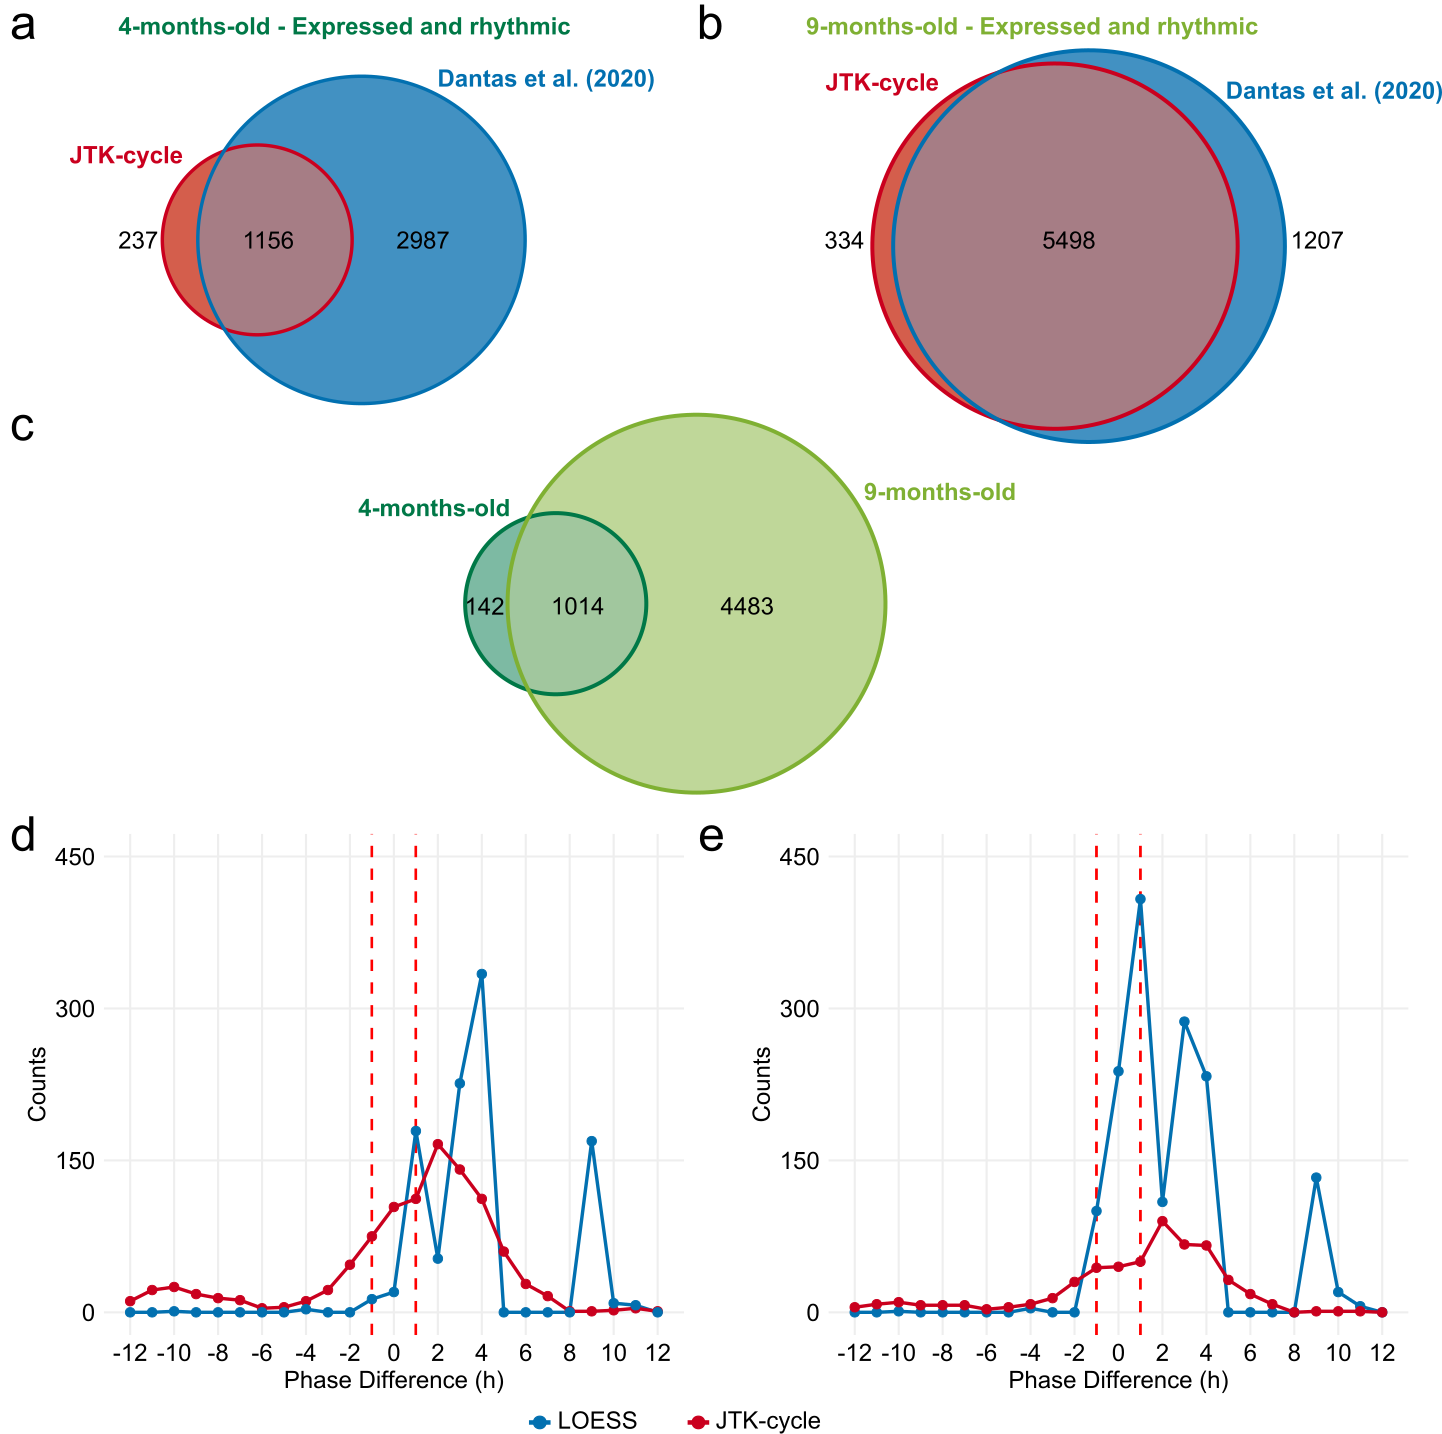

Source code (R):
library(pcaMethods)
library(ggplot2)
library(scales)
library(reshape2)
library(cowplot)
theme_set(theme_minimal_grid())
library(png)
library(grid)
library(RColorBrewer)
library(eulerr)


JTK <- "#ca0020"
Dantas20 <- "#0571b0"
JTK_fill <- "#d6604d"
Dantas20_fill <- "#4393c3"

C1 <- "#007849"
C2 <- "#82b135"
C1_fill <- "#7fbba4"
C2_fill <- "#c0d89a"

euler_JTK_C1_data  <- euler(c("A" = 237, "B" = 2987, 
                                      "A&B" = 1156))
euler_JTK_C1 <- plot(euler_JTK_C1_data, 
                             lex = 4,
                             labels = c("JTK-cycle", "Dantas et al. 2020"), 
                             fill_alpha = 0.5,
                             #main = "rhythmic",
                             col = c(JTK, Dantas20),
                             border = c(JTK, Dantas20),
                             quantities = TRUE,
                             fill = c(JTK_fill, Dantas20_fill)
)
euler_JTK_C1


euler_JTK_C2_data  <- euler(c("A" = 334, "B" = 1207, 
                              "A&B" = 5498))
euler_JTK_C2 <- plot(euler_JTK_C2_data, 
                     lex = 4,
                     labels = c("JTK-cycle", "Dantas et al. 2020"), 
                     fill_alpha = 0.5,
                     #main = "rhythmic",
                     col = c(JTK, Dantas20),
                     border = c(JTK, Dantas20),
                     quantities = TRUE,
                     fill = c(JTK_fill, Dantas20_fill)
)
euler_JTK_C2


euler_JTK_C1_C2_data  <- euler(c("A" = 142, "B" = 4483, 
                              "A&B" = 1014))
euler_JTK_C1_C2 <- plot(euler_JTK_C1_C2_data, 
                     lex = 4,
                     labels = c("C1", "C2"), 
                     fill_alpha = 0.5,
                     #main = "rhythmic",
                     col = c(C1, C2),
                     border = c(C1, C2),
                     quantities = TRUE,
                     fill = c(C1_fill, C2_fill)
)
euler_JTK_C1_C2


phase_data <- read.csv("JTK_phase_difference.txt", sep="\t")
phase_difference_JTK <- ggplot(data=phase_data, aes(x=Phase.difference, y=Counts, group=Method, col=Method)) +
  #annotate("rect", xmin = -1, xmax = 1, ymin = 0, ymax = 900, alpha = .5, fill = "#e3e3e3")+
  geom_vline(xintercept=-1, linetype="dashed", color = "red", size = 1)+
  geom_vline(xintercept=1, linetype="dashed", color = "red", size = 1)+
  geom_line(size = 1.2)+
  geom_point(size = 3)+
  #geom_bar(stat="identity")+
  scale_colour_manual(values=c(Dantas20,JTK))+
  scale_fill_manual(values=c(Dantas20,JTK))+
  scale_x_continuous(breaks=seq(-12,12,2), name="Phase Difference (h)", limits=c(-12, 12))+
  scale_y_continuous(name="Counts", breaks=seq(0,450,150), limits=c(0, 450))+
  theme(panel.background = element_rect(fill = "white", colour = "white", size = 0.5, linetype = "solid"),
        panel.grid.major = element_line(colour = "#efefef", size = 0.75), 
        text = element_text(size=18), 
        axis.ticks = element_blank(),
        axis.line = element_blank(),
        axis.text.x = element_text(size=18),
        #axis.text.x = element_blank(),
        #axis.title.x = element_blank(),
        axis.text.y = element_text(size=18),
        #axis.text.y = element_blank(),
        #axis.title.y = element_blank(),
        legend.position = "none",
        legend.title = element_blank()
  )
phase_difference_JTK


phase_data <- read.csv("maSigPro_phase_difference.txt", sep="\t")
phase_difference_maSigPro <- ggplot(data=phase_data, aes(x=Phase.difference, y=Counts, group=Method, col=Method)) +
  #annotate("rect", xmin = -1, xmax = 1, ymin = 0, ymax = 900, alpha = .5, fill = "#e3e3e3")+
  geom_vline(xintercept=-1, linetype="dashed", color = "red", size = 1)+
  geom_vline(xintercept=1, linetype="dashed", color = "red", size = 1)+
  geom_line(size = 1.2)+
  geom_point(size = 3)+
  #geom_bar(stat="identity")+
  scale_colour_manual(values=c(Dantas20,JTK))+
  scale_fill_manual(values=c(Dantas20,JTK))+
  scale_x_continuous(breaks=seq(-12,12,2), name="Phase Difference (h)", limits=c(-12, 12))+
  scale_y_continuous(name="Counts", breaks=seq(0,450,150), limits=c(0, 450))+
  theme(panel.background = element_rect(fill = "white", colour = "white", size = 0.5, linetype = "solid"),
        panel.grid.major = element_line(colour = "#efefef", size = 0.75), 
        text = element_text(size=18), 
        axis.ticks = element_blank(),
        axis.line = element_blank(),
        axis.text.x = element_text(size=18),
        #axis.text.x = element_blank(),
        #axis.title.x = element_blank(),
        axis.text.y = element_text(size=18),
        #axis.text.y = element_blank(),
        #axis.title.y = element_blank(),
        legend.position = "none",
        legend.title = element_blank()
  )
phase_difference_maSigPro

AB <- plot_grid(euler_JTK_C1, euler_JTK_C2, labels = c("a", "b"), ncol = 2, align = "none", rel_widths = c(1, 1),rel_heights = c(1,1,1),label_size = 20)

DE <- plot_grid(phase_difference_JTK, phase_difference_maSigPro, labels = c("d", "e"), ncol = 2, align = "none", rel_widths = c(1, 1),rel_heights = c(1,1,1),label_size = 20)

ABCDE <- plot_grid(AB, euler_JTK_C1_C2, DE, labels = c(" ", "c", " "), ncol = 1, align = "none", rel_widths = c(1, 1),rel_heights = c(1,1,1.5),label_size = 20)
ABCDE
